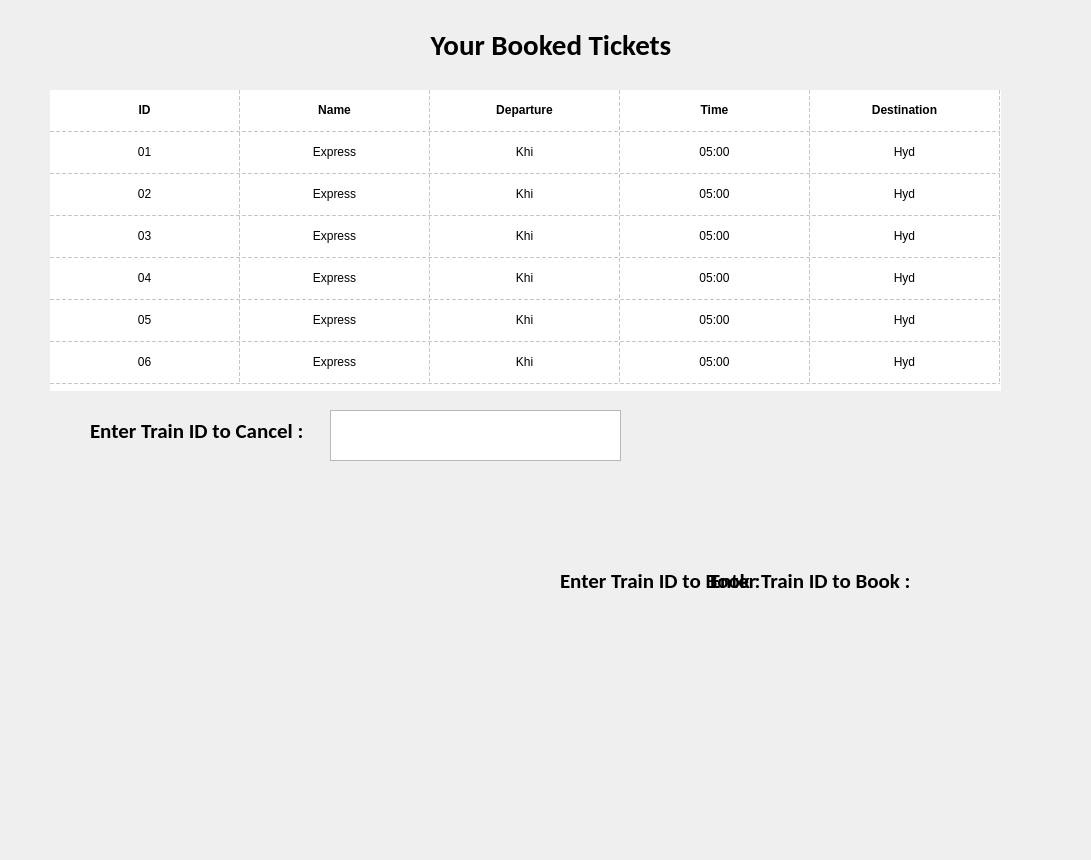
    <widget class="QWidget" name="tab_cancel">
     <attribute name="title">
      <string>Cancel Ticket</string>
     </attribute>
     <widget class="QLabel" name="label_6">
      <property name="geometry">
       <rect>
        <x>10</x>
        <y>-150</y>
        <width>1051</width>
        <height>851</height>
       </rect>
      </property>
      <property name="text">
       <string/>
      </property>
      <property name="pixmap">
       <pixmap>images/bg.jpg</pixmap>
      </property>
      <property name="scaledContents">
       <bool>true</bool>
      </property>
     </widget>
     <widget class="QTableWidget" name="tableWidget_2">
      <property name="geometry">
       <rect>
        <x>50</x>
        <y>90</y>
        <width>951</width>
        <height>301</height>
       </rect>
      </property>
      <property name="layoutDirection">
       <enum>Qt::LeftToRight</enum>
      </property>
      <property name="styleSheet">
       <string notr="true">
font-size:20px;
background-color:rgba(0,0,0,0.6);
QTableWidget::row{
background-color:rgba(0,0,0,0.6);
}

</string>
      </property>
      <property name="frameShape">
       <enum>QFrame::NoFrame</enum>
      </property>
      <property name="lineWidth">
       <number>1</number>
      </property>
      <property name="autoScroll">
       <bool>true</bool>
      </property>
      <property name="tabKeyNavigation">
       <bool>false</bool>
      </property>
      <property name="selectionMode">
       <enum>QAbstractItemView::NoSelection</enum>
      </property>
      <property name="showGrid">
       <bool>true</bool>
      </property>
      <property name="gridStyle">
       <enum>Qt::DashLine</enum>
      </property>
      <property name="sortingEnabled">
       <bool>false</bool>
      </property>
      <property name="wordWrap">
       <bool>true</bool>
      </property>
      <property name="cornerButtonEnabled">
       <bool>false</bool>
      </property>
      <property name="rowCount">
       <number>7</number>
      </property>
      <property name="columnCount">
       <number>5</number>
      </property>
      <attribute name="horizontalHeaderVisible">
       <bool>false</bool>
      </attribute>
      <attribute name="horizontalHeaderDefaultSectionSize">
       <number>190</number>
      </attribute>
      <attribute name="horizontalHeaderMinimumSectionSize">
       <number>100</number>
      </attribute>
      <attribute name="verticalHeaderVisible">
       <bool>false</bool>
      </attribute>
      <attribute name="verticalHeaderDefaultSectionSize">
       <number>42</number>
      </attribute>
      <row/>
      <row/>
      <row/>
      <row/>
      <row/>
      <row/>
      <row/>
      <column>
       <property name="text">
        <string>ID</string>
       </property>
       <property name="font">
        <font>
         <family>Calibri</family>
         <pointsize>16</pointsize>
         <weight>75</weight>
         <bold>true</bold>
        </font>
       </property>
       <property name="textAlignment">
        <set>AlignCenter</set>
       </property>
       <property name="background">
        <color alpha="1">
         <red>0</red>
         <green>0</green>
         <blue>0</blue>
        </color>
       </property>
      </column>
      <column>
       <property name="text">
        <string>Name</string>
       </property>
       <property name="font">
        <font>
         <family>Calibri</family>
         <pointsize>16</pointsize>
         <weight>75</weight>
         <bold>true</bold>
        </font>
       </property>
       <property name="textAlignment">
        <set>AlignCenter</set>
       </property>
      </column>
      <column>
       <property name="text">
        <string>Departure</string>
       </property>
       <property name="font">
        <font>
         <family>Calibri</family>
         <pointsize>16</pointsize>
         <weight>75</weight>
         <bold>true</bold>
        </font>
       </property>
       <property name="textAlignment">
        <set>AlignCenter</set>
       </property>
      </column>
      <column>
       <property name="text">
        <string>Time</string>
       </property>
       <property name="font">
        <font>
         <family>Calibri</family>
         <pointsize>16</pointsize>
         <weight>75</weight>
         <bold>true</bold>
        </font>
       </property>
       <property name="textAlignment">
        <set>AlignCenter</set>
       </property>
      </column>
      <column>
       <property name="text">
        <string>Destination</string>
       </property>
       <property name="font">
        <font>
         <family>Calibri</family>
         <pointsize>16</pointsize>
         <weight>75</weight>
         <bold>true</bold>
        </font>
       </property>
       <property name="textAlignment">
        <set>AlignCenter</set>
       </property>
      </column>
      <item row="0" column="0">
       <property name="text">
        <string>ID</string>
       </property>
       <property name="font">
        <font>
         <weight>75</weight>
         <bold>true</bold>
        </font>
       </property>
       <property name="textAlignment">
        <set>AlignCenter</set>
       </property>
       <property name="foreground">
        <brush brushstyle="NoBrush">
         <color alpha="255">
          <red>255</red>
          <green>255</green>
          <blue>255</blue>
         </color>
        </brush>
       </property>
      </item>
      <item row="0" column="1">
       <property name="text">
        <string>Name</string>
       </property>
       <property name="font">
        <font>
         <weight>75</weight>
         <bold>true</bold>
        </font>
       </property>
       <property name="textAlignment">
        <set>AlignCenter</set>
       </property>
       <property name="foreground">
        <brush brushstyle="NoBrush">
         <color alpha="255">
          <red>255</red>
          <green>255</green>
          <blue>255</blue>
         </color>
        </brush>
       </property>
      </item>
      <item row="0" column="2">
       <property name="text">
        <string>Departure</string>
       </property>
       <property name="font">
        <font>
         <weight>75</weight>
         <bold>true</bold>
        </font>
       </property>
       <property name="textAlignment">
        <set>AlignCenter</set>
       </property>
       <property name="foreground">
        <brush brushstyle="NoBrush">
         <color alpha="255">
          <red>255</red>
          <green>255</green>
          <blue>255</blue>
         </color>
        </brush>
       </property>
      </item>
      <item row="0" column="3">
       <property name="text">
        <string>Time</string>
       </property>
       <property name="font">
        <font>
         <weight>75</weight>
         <bold>true</bold>
        </font>
       </property>
       <property name="textAlignment">
        <set>AlignCenter</set>
       </property>
       <property name="foreground">
        <brush brushstyle="NoBrush">
         <color alpha="255">
          <red>255</red>
          <green>255</green>
          <blue>255</blue>
         </color>
        </brush>
       </property>
      </item>
      <item row="0" column="4">
       <property name="text">
        <string>Destination</string>
       </property>
       <property name="font">
        <font>
         <weight>75</weight>
         <bold>true</bold>
        </font>
       </property>
       <property name="textAlignment">
        <set>AlignCenter</set>
       </property>
       <property name="foreground">
        <brush brushstyle="NoBrush">
         <color alpha="255">
          <red>255</red>
          <green>255</green>
          <blue>255</blue>
         </color>
        </brush>
       </property>
      </item>
      <item row="1" column="0">
       <property name="text">
        <string>01</string>
       </property>
       <property name="textAlignment">
        <set>AlignCenter</set>
       </property>
       <property name="foreground">
        <brush brushstyle="NoBrush">
         <color alpha="255">
          <red>255</red>
          <green>255</green>
          <blue>255</blue>
         </color>
        </brush>
       </property>
      </item>
      <item row="1" column="1">
       <property name="text">
        <string>Express</string>
       </property>
       <property name="textAlignment">
        <set>AlignCenter</set>
       </property>
       <property name="foreground">
        <brush brushstyle="NoBrush">
         <color alpha="255">
          <red>255</red>
          <green>255</green>
          <blue>255</blue>
         </color>
        </brush>
       </property>
      </item>
      <item row="1" column="2">
       <property name="text">
        <string>Khi</string>
       </property>
       <property name="textAlignment">
        <set>AlignCenter</set>
       </property>
       <property name="foreground">
        <brush brushstyle="NoBrush">
         <color alpha="255">
          <red>255</red>
          <green>255</green>
          <blue>255</blue>
         </color>
        </brush>
       </property>
      </item>
      <item row="1" column="3">
       <property name="text">
        <string>05:00</string>
       </property>
       <property name="textAlignment">
        <set>AlignCenter</set>
       </property>
       <property name="foreground">
        <brush brushstyle="NoBrush">
         <color alpha="255">
          <red>255</red>
          <green>255</green>
          <blue>255</blue>
         </color>
        </brush>
       </property>
      </item>
      <item row="1" column="4">
       <property name="text">
        <string>Hyd</string>
       </property>
       <property name="textAlignment">
        <set>AlignCenter</set>
       </property>
       <property name="foreground">
        <brush brushstyle="NoBrush">
         <color alpha="255">
          <red>255</red>
          <green>255</green>
          <blue>255</blue>
         </color>
        </brush>
       </property>
      </item>
      <item row="2" column="0">
       <property name="text">
        <string>02</string>
       </property>
       <property name="textAlignment">
        <set>AlignCenter</set>
       </property>
       <property name="foreground">
        <brush brushstyle="NoBrush">
         <color alpha="255">
          <red>255</red>
          <green>255</green>
          <blue>255</blue>
         </color>
        </brush>
       </property>
      </item>
      <item row="2" column="1">
       <property name="text">
        <string>Express</string>
       </property>
       <property name="textAlignment">
        <set>AlignCenter</set>
       </property>
       <property name="foreground">
        <brush brushstyle="NoBrush">
         <color alpha="255">
          <red>255</red>
          <green>255</green>
          <blue>255</blue>
         </color>
        </brush>
       </property>
      </item>
      <item row="2" column="2">
       <property name="text">
        <string>Khi</string>
       </property>
       <property name="textAlignment">
        <set>AlignCenter</set>
       </property>
       <property name="foreground">
        <brush brushstyle="NoBrush">
         <color alpha="255">
          <red>255</red>
          <green>255</green>
          <blue>255</blue>
         </color>
        </brush>
       </property>
      </item>
      <item row="2" column="3">
       <property name="text">
        <string>05:00</string>
       </property>
       <property name="textAlignment">
        <set>AlignCenter</set>
       </property>
       <property name="foreground">
        <brush brushstyle="NoBrush">
         <color alpha="255">
          <red>255</red>
          <green>255</green>
          <blue>255</blue>
         </color>
        </brush>
       </property>
      </item>
      <item row="2" column="4">
       <property name="text">
        <string>Hyd</string>
       </property>
       <property name="textAlignment">
        <set>AlignCenter</set>
       </property>
       <property name="foreground">
        <brush brushstyle="NoBrush">
         <color alpha="255">
          <red>255</red>
          <green>255</green>
          <blue>255</blue>
         </color>
        </brush>
       </property>
      </item>
      <item row="3" column="0">
       <property name="text">
        <string>03</string>
       </property>
       <property name="textAlignment">
        <set>AlignCenter</set>
       </property>
       <property name="foreground">
        <brush brushstyle="NoBrush">
         <color alpha="255">
          <red>255</red>
          <green>255</green>
          <blue>255</blue>
         </color>
        </brush>
       </property>
      </item>
      <item row="3" column="1">
       <property name="text">
        <string>Express</string>
       </property>
       <property name="textAlignment">
        <set>AlignCenter</set>
       </property>
       <property name="foreground">
        <brush brushstyle="NoBrush">
         <color alpha="255">
          <red>255</red>
          <green>255</green>
          <blue>255</blue>
         </color>
        </brush>
       </property>
      </item>
      <item row="3" column="2">
       <property name="text">
        <string>Khi</string>
       </property>
       <property name="textAlignment">
        <set>AlignCenter</set>
       </property>
       <property name="foreground">
        <brush brushstyle="NoBrush">
         <color alpha="255">
          <red>255</red>
          <green>255</green>
          <blue>255</blue>
         </color>
        </brush>
       </property>
      </item>
      <item row="3" column="3">
       <property name="text">
        <string>05:00</string>
       </property>
       <property name="textAlignment">
        <set>AlignCenter</set>
       </property>
       <property name="foreground">
        <brush brushstyle="NoBrush">
         <color alpha="255">
          <red>255</red>
          <green>255</green>
          <blue>255</blue>
         </color>
        </brush>
       </property>
      </item>
      <item row="3" column="4">
       <property name="text">
        <string>Hyd</string>
       </property>
       <property name="textAlignment">
        <set>AlignCenter</set>
       </property>
       <property name="foreground">
        <brush brushstyle="NoBrush">
         <color alpha="255">
          <red>255</red>
          <green>255</green>
          <blue>255</blue>
         </color>
        </brush>
       </property>
      </item>
      <item row="4" column="0">
       <property name="text">
        <string>04</string>
       </property>
       <property name="textAlignment">
        <set>AlignCenter</set>
       </property>
       <property name="foreground">
        <brush brushstyle="NoBrush">
         <color alpha="255">
          <red>255</red>
          <green>255</green>
          <blue>255</blue>
         </color>
        </brush>
       </property>
      </item>
      <item row="4" column="1">
       <property name="text">
        <string>Express</string>
       </property>
       <property name="textAlignment">
        <set>AlignCenter</set>
       </property>
       <property name="foreground">
        <brush brushstyle="NoBrush">
         <color alpha="255">
          <red>255</red>
          <green>255</green>
          <blue>255</blue>
         </color>
        </brush>
       </property>
      </item>
      <item row="4" column="2">
       <property name="text">
        <string>Khi</string>
       </property>
       <property name="textAlignment">
        <set>AlignCenter</set>
       </property>
       <property name="foreground">
        <brush brushstyle="NoBrush">
         <color alpha="255">
          <red>255</red>
          <green>255</green>
          <blue>255</blue>
         </color>
        </brush>
       </property>
      </item>
      <item row="4" column="3">
       <property name="text">
        <string>05:00</string>
       </property>
       <property name="textAlignment">
        <set>AlignCenter</set>
       </property>
       <property name="foreground">
        <brush brushstyle="NoBrush">
         <color alpha="255">
          <red>255</red>
          <green>255</green>
          <blue>255</blue>
         </color>
        </brush>
       </property>
      </item>
      <item row="4" column="4">
       <property name="text">
        <string>Hyd</string>
       </property>
       <property name="textAlignment">
        <set>AlignCenter</set>
       </property>
       <property name="foreground">
        <brush brushstyle="NoBrush">
         <color alpha="255">
          <red>255</red>
          <green>255</green>
          <blue>255</blue>
         </color>
        </brush>
       </property>
      </item>
      <item row="5" column="0">
       <property name="text">
        <string>05</string>
       </property>
       <property name="textAlignment">
        <set>AlignCenter</set>
       </property>
       <property name="foreground">
        <brush brushstyle="NoBrush">
         <color alpha="255">
          <red>255</red>
          <green>255</green>
          <blue>255</blue>
         </color>
        </brush>
       </property>
      </item>
      <item row="5" column="1">
       <property name="text">
        <string>Express</string>
       </property>
       <property name="textAlignment">
        <set>AlignCenter</set>
       </property>
       <property name="foreground">
        <brush brushstyle="NoBrush">
         <color alpha="255">
          <red>255</red>
          <green>255</green>
          <blue>255</blue>
         </color>
        </brush>
       </property>
      </item>
      <item row="5" column="2">
       <property name="text">
        <string>Khi</string>
       </property>
       <property name="textAlignment">
        <set>AlignCenter</set>
       </property>
       <property name="foreground">
        <brush brushstyle="NoBrush">
         <color alpha="255">
          <red>255</red>
          <green>255</green>
          <blue>255</blue>
         </color>
        </brush>
       </property>
      </item>
      <item row="5" column="3">
       <property name="text">
        <string>05:00</string>
       </property>
       <property name="textAlignment">
        <set>AlignCenter</set>
       </property>
       <property name="foreground">
        <brush brushstyle="NoBrush">
         <color alpha="255">
          <red>255</red>
          <green>255</green>
          <blue>255</blue>
         </color>
        </brush>
       </property>
      </item>
      <item row="5" column="4">
       <property name="text">
        <string>Hyd</string>
       </property>
       <property name="textAlignment">
        <set>AlignCenter</set>
       </property>
       <property name="foreground">
        <brush brushstyle="NoBrush">
         <color alpha="255">
          <red>255</red>
          <green>255</green>
          <blue>255</blue>
         </color>
        </brush>
       </property>
      </item>
      <item row="6" column="0">
       <property name="text">
        <string>06</string>
       </property>
       <property name="textAlignment">
        <set>AlignCenter</set>
       </property>
       <property name="foreground">
        <brush brushstyle="NoBrush">
         <color alpha="255">
          <red>255</red>
          <green>255</green>
          <blue>255</blue>
         </color>
        </brush>
       </property>
      </item>
      <item row="6" column="1">
       <property name="text">
        <string>Express</string>
       </property>
       <property name="textAlignment">
        <set>AlignCenter</set>
       </property>
       <property name="foreground">
        <brush brushstyle="NoBrush">
         <color alpha="255">
          <red>255</red>
          <green>255</green>
          <blue>255</blue>
         </color>
        </brush>
       </property>
      </item>
      <item row="6" column="2">
       <property name="text">
        <string>Khi</string>
       </property>
       <property name="textAlignment">
        <set>AlignCenter</set>
       </property>
       <property name="foreground">
        <brush brushstyle="NoBrush">
         <color alpha="255">
          <red>255</red>
          <green>255</green>
          <blue>255</blue>
         </color>
        </brush>
       </property>
      </item>
      <item row="6" column="3">
       <property name="text">
        <string>05:00</string>
       </property>
       <property name="textAlignment">
        <set>AlignCenter</set>
       </property>
       <property name="foreground">
        <brush brushstyle="NoBrush">
         <color alpha="255">
          <red>255</red>
          <green>255</green>
          <blue>255</blue>
         </color>
        </brush>
       </property>
      </item>
      <item row="6" column="4">
       <property name="text">
        <string>Hyd</string>
       </property>
       <property name="textAlignment">
        <set>AlignCenter</set>
       </property>
       <property name="foreground">
        <brush brushstyle="NoBrush">
         <color alpha="255">
          <red>255</red>
          <green>255</green>
          <blue>255</blue>
         </color>
        </brush>
       </property>
      </item>
     </widget>
     <widget class="QLabel" name="label_15">
      <property name="geometry">
       <rect>
        <x>560</x>
        <y>560</y>
        <width>251</width>
        <height>41</height>
       </rect>
      </property>
      <property name="font">
       <font>
        <family>Calibri</family>
        <pointsize>16</pointsize>
        <weight>75</weight>
        <bold>true</bold>
       </font>
      </property>
      <property name="text">
       <string>Enter Train ID to Book :</string>
      </property>
     </widget>
     <widget class="QLabel" name="label_16">
      <property name="geometry">
       <rect>
        <x>710</x>
        <y>560</y>
        <width>251</width>
        <height>41</height>
       </rect>
      </property>
      <property name="font">
       <font>
        <family>Calibri</family>
        <pointsize>16</pointsize>
        <weight>75</weight>
        <bold>true</bold>
       </font>
      </property>
      <property name="text">
       <string>Enter Train ID to Book :</string>
      </property>
     </widget>
     <widget class="QLabel" name="label_17">
      <property name="geometry">
       <rect>
        <x>90</x>
        <y>410</y>
        <width>251</width>
        <height>41</height>
       </rect>
      </property>
      <property name="font">
       <font>
        <family>Calibri</family>
        <pointsize>16</pointsize>
        <weight>75</weight>
        <bold>true</bold>
       </font>
      </property>
      <property name="text">
       <string>Enter Train ID to Cancel :</string>
      </property>
     </widget>
     <widget class="QPlainTextEdit" name="plainTextEdit_6">
      <property name="geometry">
       <rect>
        <x>330</x>
        <y>410</y>
        <width>291</width>
        <height>51</height>
       </rect>
      </property>
     </widget>
     <widget class="QLabel" name="label_home_3">
      <property name="geometry">
       <rect>
        <x>20</x>
        <y>20</y>
        <width>1062</width>
        <height>50</height>
       </rect>
      </property>
      <property name="font">
       <font>
        <family>Calibri</family>
        <pointsize>22</pointsize>
        <weight>75</weight>
        <bold>true</bold>
       </font>
      </property>
      <property name="styleSheet">
       <string notr="true">color : &quot;#fff&quot;;
</string>
      </property>
      <property name="text">
       <string>Your Booked Tickets</string>
      </property>
      <property name="alignment">
       <set>Qt::AlignCenter</set>
      </property>
     </widget>
    </widget>
